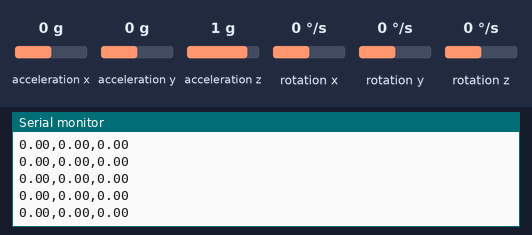
Simulated run of this sketch. Board: Arduino Nano 33 BLE. On the bench: the last lines printed to the serial monitor. The inputs (shaded band) are chosen by the test bench; at power-on: acceleration z 1 g, acceleration y 0 g, acceleration x 0 g, rotation x 0 °/s, rotation y 0 °/s, rotation z 0 °/s.

Above: at 1.2 s.
1.3 s: acceleration z set to 0 g
At 1.8 s:
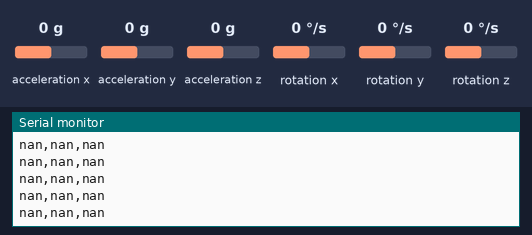
2.8 s: acceleration y set to -1.4 g
At 3.3 s:
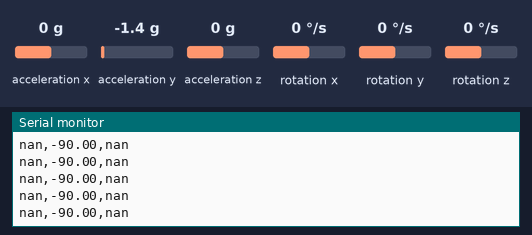
4.7 s: acceleration y set to 0.8 g
At 5.5 s:
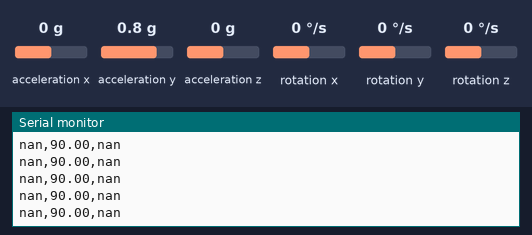

The sketch:

task4.ino
```cpp
#include "Arduino_BMI270_BMM150.h"

/*
Name: Task 4 Arduino
Authors: Adarsh Sood, Samarr Parmaar. Faaiq Majeed (Group L2C C5)

 ################### IMPORTANT COMMENTS #####################
- For the Arduino the x-axis and y-axis are flipped/inverted (x-axis is actually y-axis vice-versa)
- From Figure 2 of the assignment PDF:
    - the y-axis on the figure is the Arduino z-axis
    - the x-axis on the figure is the Arduino y-axis
    - the z-axis on the figure is Arduino x-axis
*/

//Gyroscope Values
float Theta_Gyro = 0;

//Accelerometer Values
float Theta_Acc = 0;

//Weighted Values
float Theta_Final = 0;
float k = 0.6; //0.6 before

float gx_0, gy_0, gz_0, ax_0,ay_0,az_0, x_0, x;

void setup() {
    Serial.begin(9600); // Initialize serial communication
    while (!Serial);

    if (!IMU.begin()) {
        Serial.println("Failed to initialize IMU!");
        while (1);
    }
}

void loop() {

    if (IMU.gyroscopeAvailable() && IMU.accelerationAvailable()) {

        IMU.readGyroscope(gy_0, gx_0, gz_0);
        IMU.readAcceleration(ay_0,ax_0,az_0);

        Theta_Acc = atan(ax_0/az_0) * 180/3.14159;
        Theta_Gyro = gy_0*0.01 + Theta_Final;

        Theta_Final = (Theta_Gyro)*k + Theta_Acc*(1-k);

        Serial.print(Theta_Final, 2);
        Serial.print(',');
        Serial.print(Theta_Acc, 2);
        Serial.print(',');
        Serial.println(Theta_Gyro, 2);
    }
}
```

Measured:
- after the input at 1.3 s, the serial monitor: prints a new line at once (image 1)
- after the input at 2.8 s, the serial monitor: prints a new line at once (image 2)
- after the input at 4.7 s, the serial monitor: prints a new line at once (image 3)
